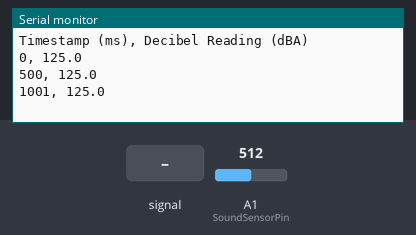
Simulated run of this sketch. Board: Arduino Uno, built with avr-gcc and run on an emulated ATmega328P. Shown: the last lines printed to the serial monitor. Inputs (shaded band) come from the test bench; at power-on: A1 (SoundSensorPin) = 512.

Above: at 1.3 s.
1.4 s: A1 (SoundSensorPin) fed a 200 Hz sine of ±81 counts around its level
At 1.9 s:
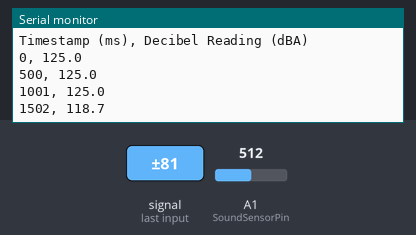
2.9 s: A1 (SoundSensorPin) set to 716
At 3.4 s:
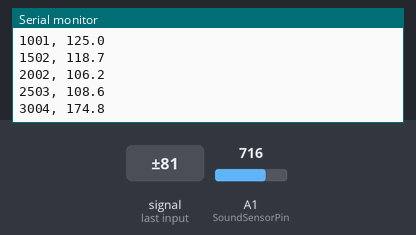
4.4 s: A1 (SoundSensorPin) fed a 1000 Hz sine of ±255 counts around its level
At 4.9 s:
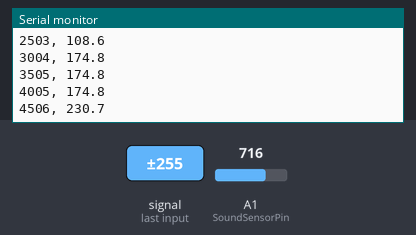
5.9 s: A1 (SoundSensorPin) set to 900
At 6.4 s:
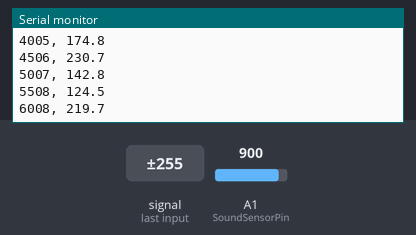
Timing chart, 0 to 8.4 s (numbered marks = the images above; inputs shaded):
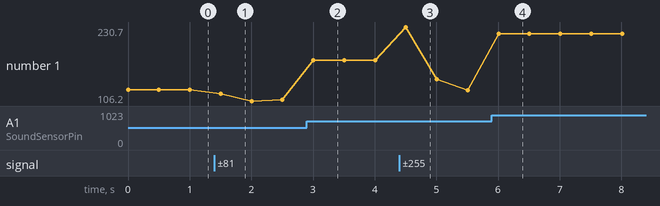

The sketch:

Sketch_LoggerDB.ino
```cpp
#define SoundSensorPin A1  // Pin for the sound sensor
#define VREF  5.0  // Voltage reference for the analog input

void setup() {
  Serial.begin(115200);
  Serial.println("Timestamp (ms), Decibel Reading (dBA)");  // Header
}

void loop() {
  float voltageValue, dbValue;
  voltageValue = analogRead(SoundSensorPin) / 1024.0 * VREF;
  dbValue = voltageValue * 50.0;  // Convert voltage to decibel value

  // Get the timestamp in milliseconds
  unsigned long timestamp = millis();

  // Output data to Serial Monitor
  Serial.print(timestamp);        // Print timestamp
  Serial.print(", ");             // Separator
  Serial.println(dbValue, 1);     // Print decibel value

  delay(500);  // Delay for 500 milliseconds
}
```

Measured:
- after the input at 1.4 s, the serial monitor: prints a new line after 0.10 s (image 1)
- after the input at 2.9 s, the serial monitor: prints a new line after 0.11 s (image 2)
- after the input at 4.4 s, the serial monitor: prints a new line after 0.11 s (image 3)
- after the input at 5.9 s, the serial monitor: prints a new line after 0.11 s (image 4)
- plotted number 1: 125 → 108.6 after the input at 1.4 s, 108.6 → 174.8 after the input at 2.9 s, 174.8 → 124.5 after the input at 4.4 s, 124.5 → 219.7 after the input at 5.9 s
